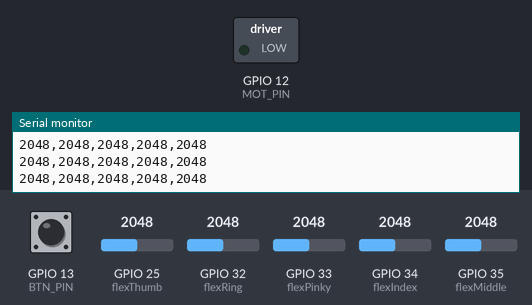
This sketch was run on a simulated ESP32. Parts: switched loads named in the sketch (green lamp = pin HIGH), the last lines printed to the serial monitor. Dashed ring = blinking. The inputs (shaded band) are chosen by the test bench; at power-on: GPIO 13 (BTN_PIN) LOW, GPIO 25 (flexThumb) = 2048, GPIO 32 (flexRing) = 2048, GPIO 33 (flexPinky) = 2048, GPIO 34 (flexIndex) = 2048, GPIO 35 (flexMiddle) = 2048. Nothing arrives over Bluetooth unless stated.

Above: at 1.2 s.
1.3 s: GPIO 13 (BTN_PIN) pulled HIGH for 1 s
At 1.46 s:
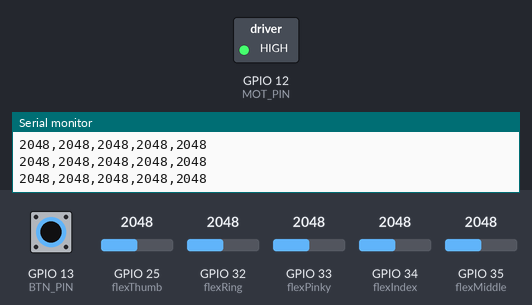
4.3 s: GPIO 25 (flexThumb) set to 1038
5.8 s: GPIO 25 (flexThumb) set to 935
7.3 s: GPIO 13 (BTN_PIN) pulled HIGH for 3.2 s
At 11.4 s:
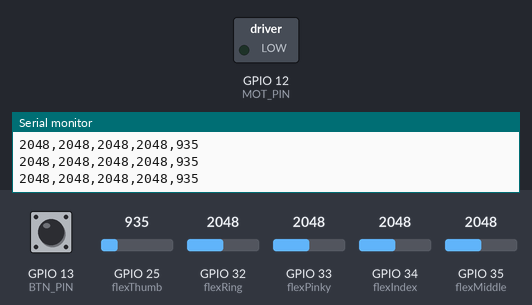
12.0 s: GPIO 13 (BTN_PIN) pulsed HIGH 5 times (0.12 s each, 0.3 s apart)
At 13.3 s:
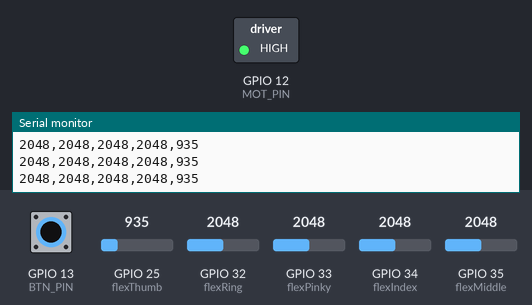
Timing chart, 0 to 15.0 s (numbered marks = the images above; inputs shaded):
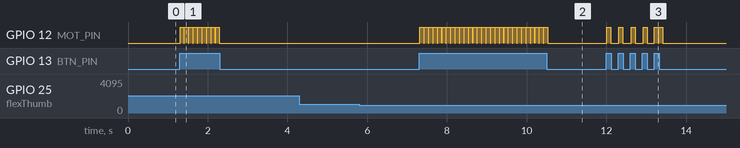

The sketch:

MagicMitts_ESP32_RS.ino
```cpp
#include "BluetoothSerial.h"


BluetoothSerial SerialBT;

// Analog input pin for flex sensor
const int flexIndex = 34;
const int flexMiddle = 35;
const int flexRing = 32;
const int flexPinky = 33;
const int flexThumb = 25;

#define BTN_PIN 13  // Input pin for the button
#define MOT_PIN 12  // Output pin for the motor

// Thresholds for each finger (can be tuned based on sensor range)
const int thresholdIndex = 2200;
const int thresholdMiddle = 2200;
const int thresholdRing = 2100;
const int thresholdPinky = 2000;
const int thresholdThumb = 2000;

void setup() {
  Serial.begin(9600);  // Initialize serial communication for Unity
  SerialBT.begin("ESP32_MagicMitts");  // Bluetooth device name
  pinMode(BTN_PIN, INPUT);
  pinMode(MOT_PIN, OUTPUT);  // Set actuator pin as output
  digitalWrite(MOT_PIN, LOW);  // motor is off initially

  Serial.println("System Ready. Sending data in CSV format.");
  SerialBT.println("ESP32 Glove Bluetooth Started.");
}

void loop() {

  // Read sensor values from all flex sensors
  int flexValue1 = analogRead(flexIndex);  // Index finger
  int flexValue2 = analogRead(flexMiddle);  // Middle finger
  int flexValue3 = analogRead(flexRing);    // Ring finger
  int flexValue4 = analogRead(flexPinky);   // Pinky finger
  int flexValue5 = analogRead(flexThumb);   // Thumb

  // Send values over serial as CSV (for Unity)
  Serial.print(flexValue1); Serial.print(",");
  Serial.print(flexValue2); Serial.print(",");
  Serial.print(flexValue3); Serial.print(",");
  Serial.print(flexValue4); Serial.print(",");
  Serial.println(flexValue5);  // Print newline at the end

    // Send values over Bluetooth Serial
  SerialBT.print(flexValue1); SerialBT.print(",");
  SerialBT.print(flexValue2); SerialBT.print(",");
  SerialBT.print(flexValue3); SerialBT.print(",");
  SerialBT.print(flexValue4); SerialBT.print(",");
  SerialBT.println(flexValue5);

  // Check if the button is pressed
  if (digitalRead(BTN_PIN) == HIGH) {
    activateMotor();
  }

  if (Serial.available() > 0) {
    String command = Serial.readStringUntil('\n');
    if (command == "buzz") {  // add to haptic buzz
      activateMotor();
    }
  }
  if (SerialBT.available() > 0) {
    String command = SerialBT.readStringUntil('\n');
    if (command == "buzz") {  // add to haptic buzz
      activateMotor();
    }
  }

  delay(10);  // Stability delay
}

// Function to turn on the haptic motor for feedback
void activateMotor() {
  digitalWrite(MOT_PIN, HIGH);
  delay(100);
  digitalWrite(MOT_PIN, LOW);
  // delay(300);
}
```

Measured:
- after the input at 1.3 s, GPIO 12 (MOT_PIN): alternates HIGH for 0.10 s and LOW for 0.01 s, 18 changes in all, then stays LOW, starting at once
- after the input at 7.3 s, GPIO 12 (MOT_PIN): alternates HIGH for 0.10 s and LOW for 0.01 s, 58 changes in all, then stays LOW, starting at once
- after the input at 12.0 s, GPIO 12 (MOT_PIN): goes 4 × (HIGH 0.10 s, LOW 0.20 s), HIGH 0.10 s, LOW 0.01 s, HIGH 0.10 s, then LOW, starting at once
